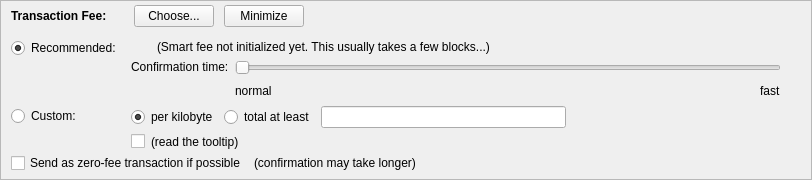
    <widget class="QFrame" name="frameFee">
     <property name="sizePolicy">
      <sizepolicy hsizetype="Expanding" vsizetype="Expanding">
       <horstretch>0</horstretch>
       <verstretch>0</verstretch>
      </sizepolicy>
     </property>
     <property name="maximumSize">
      <size>
       <width>16777215</width>
       <height>16777215</height>
      </size>
     </property>
     <property name="frameShape">
      <enum>QFrame::StyledPanel</enum>
     </property>
     <property name="frameShadow">
      <enum>QFrame::Sunken</enum>
     </property>
     <layout class="QVBoxLayout" name="verticalLayoutFee1">
      <property name="spacing">
       <number>0</number>
      </property>
      <property name="leftMargin">
       <number>0</number>
      </property>
      <property name="topMargin">
       <number>0</number>
      </property>
      <property name="rightMargin">
       <number>0</number>
      </property>
      <property name="bottomMargin">
       <number>0</number>
      </property>
      <item>
       <layout class="QVBoxLayout" name="verticalLayoutFee2" stretch="0,0,0">
        <property name="spacing">
         <number>0</number>
        </property>
        <property name="leftMargin">
         <number>10</number>
        </property>
        <property name="topMargin">
         <number>0</number>
        </property>
        <item>
         <layout class="QHBoxLayout" name="horizontalLayoutFee1">
          <property name="bottomMargin">
           <number>0</number>
          </property>
          <item>
           <layout class="QVBoxLayout" name="verticalLayoutFee7">
            <property name="spacing">
             <number>0</number>
            </property>
            <item>
             <spacer name="verticalSpacerSmartFee">
              <property name="orientation">
               <enum>Qt::Vertical</enum>
              </property>
              <property name="sizeType">
               <enum>QSizePolicy::Fixed</enum>
              </property>
              <property name="sizeHint" stdset="0">
               <size>
                <width>1</width>
                <height>4</height>
               </size>
              </property>
             </spacer>
            </item>
            <item>
             <layout class="QHBoxLayout" name="horizontalLayoutSmartFee">
              <property name="spacing">
               <number>10</number>
              </property>
              <item>
               <widget class="QLabel" name="labelFeeHeadline">
                <property name="sizePolicy">
                 <sizepolicy hsizetype="Preferred" vsizetype="Maximum">
                  <horstretch>0</horstretch>
                  <verstretch>0</verstretch>
                 </sizepolicy>
                </property>
                <property name="font">
                 <font>
                  <weight>75</weight>
                  <bold>true</bold>
                 </font>
                </property>
                <property name="styleSheet">
                 <string notr="true">font-weight:bold;</string>
                </property>
                <property name="text">
                 <string>Transaction Fee:</string>
                </property>
               </widget>
              </item>
              <item>
               <widget class="QLabel" name="labelFeeMinimized">
                <property name="text">
                 <string/>
                </property>
               </widget>
              </item>
              <item>
               <widget class="QPushButton" name="buttonChooseFee">
                <property name="text">
                 <string>Choose...</string>
                </property>
               </widget>
              </item>
              <item>
               <widget class="QPushButton" name="buttonMinimizeFee">
                <property name="toolTip">
                 <string>collapse fee-settings</string>
                </property>
                <property name="text">
                 <string>Minimize</string>
                </property>
               </widget>
              </item>
             </layout>
            </item>
            <item>
             <spacer name="verticalSpacer_5">
              <property name="orientation">
               <enum>Qt::Vertical</enum>
              </property>
              <property name="sizeHint" stdset="0">
               <size>
                <width>1</width>
                <height>1</height>
               </size>
              </property>
             </spacer>
            </item>
           </layout>
          </item>
          <item>
           <spacer name="horizontalSpacer_4">
            <property name="orientation">
             <enum>Qt::Horizontal</enum>
            </property>
            <property name="sizeHint" stdset="0">
             <size>
              <width>40</width>
              <height>20</height>
             </size>
            </property>
           </spacer>
          </item>
         </layout>
        </item>
        <item>
         <widget class="QFrame" name="frameFeeSelection">
          <layout class="QVBoxLayout" name="verticalLayoutFee12">
           <property name="spacing">
            <number>0</number>
           </property>
           <property name="leftMargin">
            <number>0</number>
           </property>
           <property name="topMargin">
            <number>0</number>
           </property>
           <property name="rightMargin">
            <number>0</number>
           </property>
           <property name="bottomMargin">
            <number>0</number>
           </property>
           <item>
            <layout class="QGridLayout" name="gridLayoutFee">
             <property name="topMargin">
              <number>10</number>
             </property>
             <property name="bottomMargin">
              <number>4</number>
             </property>
             <property name="horizontalSpacing">
              <number>10</number>
             </property>
             <property name="verticalSpacing">
              <number>4</number>
             </property>
             <item row="1" column="1">
              <layout class="QVBoxLayout" name="verticalLayoutFee8">
               <property name="spacing">
                <number>6</number>
               </property>
               <item>
                <layout class="QHBoxLayout" name="horizontalLayoutFee13">
                 <item>
                  <widget class="QRadioButton" name="radioCustomPerKilobyte">
                   <property name="toolTip">
                    <string>If the custom fee is set to 1000 satoshis and the transaction is only 250 bytes, then &quot;per kilobyte&quot; only pays 250 satoshis in fee, while &quot;at least&quot; pays 1000 satoshis. For transactions bigger than a kilobyte both pay by kilobyte.</string>
                   </property>
                   <property name="text">
                    <string>per kilobyte</string>
                   </property>
                   <property name="checked">
                    <bool>true</bool>
                   </property>
                   <attribute name="buttonGroup">
                    <string notr="true">groupCustomFee</string>
                   </attribute>
                  </widget>
                 </item>
                 <item>
                  <widget class="QRadioButton" name="radioCustomAtLeast">
                   <property name="toolTip">
                    <string>If the custom fee is set to 1000 satoshis and the transaction is only 250 bytes, then &quot;per kilobyte&quot; only pays 250 satoshis in fee, while &quot;total at least&quot; pays 1000 satoshis. For transactions bigger than a kilobyte both pay by kilobyte.</string>
                   </property>
                   <property name="text">
                    <string>total at least</string>
                   </property>
                   <attribute name="buttonGroup">
                    <string notr="true">groupCustomFee</string>
                   </attribute>
                  </widget>
                 </item>
                 <item>
                  <widget class="BitcoinAmountField" name="customFee"/>
                 </item>
                 <item>
                  <spacer name="horizontalSpacer_6">
                   <property name="orientation">
                    <enum>Qt::Horizontal</enum>
                   </property>
                   <property name="sizeHint" stdset="0">
                    <size>
                     <width>1</width>
                     <height>1</height>
                    </size>
                   </property>
                  </spacer>
                 </item>
                </layout>
               </item>
               <item>
                <layout class="QHBoxLayout" name="horizontalLayoutFee8">
                 <item>
                  <widget class="QCheckBox" name="checkBoxMinimumFee">
                   <property name="toolTip">
                    <string>Paying only the minimum fee is just fine as long as there is less transaction volume than space in the blocks. But be aware that this can end up in a never confirming transaction once there is more demand for gongyicoin transactions than the network can process.</string>
                   </property>
                   <property name="text">
                    <string/>
                   </property>
                  </widget>
                 </item>
                 <item>
                  <widget class="QLabel" name="labelMinFeeWarning">
                   <property name="enabled">
                    <bool>true</bool>
                   </property>
                   <property name="toolTip">
                    <string>Paying only the minimum fee is just fine as long as there is less transaction volume than space in the blocks. But be aware that this can end up in a never confirming transaction once there is more demand for gongyicoin transactions than the network can process.</string>
                   </property>
                   <property name="text">
                    <string>(read the tooltip)</string>
                   </property>
                   <property name="margin">
                    <number>5</number>
                   </property>
                  </widget>
                 </item>
                 <item>
                  <spacer name="horizontalSpacer_2">
                   <property name="orientation">
                    <enum>Qt::Horizontal</enum>
                   </property>
                   <property name="sizeHint" stdset="0">
                    <size>
                     <width>1</width>
                     <height>1</height>
                    </size>
                   </property>
                  </spacer>
                 </item>
                </layout>
               </item>
              </layout>
             </item>
             <item row="0" column="0">
              <layout class="QVBoxLayout" name="verticalLayoutFee4" stretch="0,1">
               <item>
                <widget class="QRadioButton" name="radioSmartFee">
                 <property name="text">
                  <string>Recommended:</string>
                 </property>
                 <property name="checked">
                  <bool>true</bool>
                 </property>
                 <attribute name="buttonGroup">
                  <string notr="true">groupFee</string>
                 </attribute>
                </widget>
               </item>
               <item>
                <spacer name="verticalSpacer_2">
                 <property name="orientation">
                  <enum>Qt::Vertical</enum>
                 </property>
                 <property name="sizeHint" stdset="0">
                  <size>
                   <width>1</width>
                   <height>1</height>
                  </size>
                 </property>
                </spacer>
               </item>
              </layout>
             </item>
             <item row="1" column="0">
              <layout class="QVBoxLayout" name="verticalLayoutFee9" stretch="0,1">
               <item>
                <widget class="QRadioButton" name="radioCustomFee">
                 <property name="text">
                  <string>Custom:</string>
                 </property>
                 <attribute name="buttonGroup">
                  <string notr="true">groupFee</string>
                 </attribute>
                </widget>
               </item>
               <item>
                <spacer name="verticalSpacer_6">
                 <property name="orientation">
                  <enum>Qt::Vertical</enum>
                 </property>
                 <property name="sizeHint" stdset="0">
                  <size>
                   <width>1</width>
                   <height>1</height>
                  </size>
                 </property>
                </spacer>
               </item>
              </layout>
             </item>
             <item row="0" column="1">
              <layout class="QVBoxLayout" name="verticalLayoutFee3" stretch="0,0,1">
               <property name="spacing">
                <number>6</number>
               </property>
               <property name="topMargin">
                <number>2</number>
               </property>
               <item>
                <layout class="QHBoxLayout" name="horizontalLayoutFee12">
                 <item>
                  <widget class="QLabel" name="labelSmartFee">
                   <property name="text">
                    <string/>
                   </property>
                   <property name="margin">
                    <number>2</number>
                   </property>
                  </widget>
                 </item>
                 <item>
                  <widget class="QLabel" name="labelFeeEstimation">
                   <property name="text">
                    <string/>
                   </property>
                  </widget>
                 </item>
                 <item>
                  <widget class="QLabel" name="labelSmartFee2">
                   <property name="text">
                    <string>(Smart fee not initialized yet. This usually takes a few blocks...)</string>
                   </property>
                   <property name="margin">
                    <number>2</number>
                   </property>
                  </widget>
                 </item>
                 <item>
                  <spacer name="horizontalSpacer_5">
                   <property name="orientation">
                    <enum>Qt::Horizontal</enum>
                   </property>
                   <property name="sizeHint" stdset="0">
                    <size>
                     <width>1</width>
                     <height>1</height>
                    </size>
                   </property>
                  </spacer>
                 </item>
                </layout>
               </item>
               <item>
                <layout class="QHBoxLayout" name="horizontalLayoutFee9">
                 <item>
                  <layout class="QVBoxLayout" name="verticalLayoutFee6">
                   <item>
                    <widget class="QLabel" name="labelSmartFee3">
                     <property name="text">
                      <string>Confirmation time:</string>
                     </property>
                     <property name="margin">
                      <number>2</number>
                     </property>
                    </widget>
                   </item>
                   <item>
                    <spacer name="verticalSpacer_3">
                     <property name="orientation">
                      <enum>Qt::Vertical</enum>
                     </property>
                     <property name="sizeHint" stdset="0">
                      <size>
                       <width>1</width>
                       <height>1</height>
                      </size>
                     </property>
                    </spacer>
                   </item>
                  </layout>
                 </item>
                 <item>
                  <layout class="QVBoxLayout" name="verticalLayoutFee5">
                   <property name="rightMargin">
                    <number>30</number>
                   </property>
                   <item>
                    <widget class="QSlider" name="sliderSmartFee">
                     <property name="minimum">
                      <number>0</number>
                     </property>
                     <property name="maximum">
                      <number>24</number>
                     </property>
                     <property name="pageStep">
                      <number>1</number>
                     </property>
                     <property name="value">
                      <number>0</number>
                     </property>
                     <property name="orientation">
                      <enum>Qt::Horizontal</enum>
                     </property>
                     <property name="invertedAppearance">
                      <bool>false</bool>
                     </property>
                     <property name="invertedControls">
                      <bool>false</bool>
                     </property>
                     <property name="tickPosition">
                      <enum>QSlider::NoTicks</enum>
                     </property>
                    </widget>
                   </item>
                   <item>
                    <layout class="QHBoxLayout" name="horizontalLayoutFee10">
                     <item>
                      <widget class="QLabel" name="labelSmartFeeNormal">
                       <property name="text">
                        <string>normal</string>
                       </property>
                      </widget>
                     </item>
                     <item>
                      <spacer name="horizontalSpacer_3">
                       <property name="orientation">
                        <enum>Qt::Horizontal</enum>
                       </property>
                       <property name="sizeHint" stdset="0">
                        <size>
                         <width>40</width>
                         <height>20</height>
                        </size>
                       </property>
                      </spacer>
                     </item>
                     <item>
                      <widget class="QLabel" name="labelSmartFeeFast">
                       <property name="text">
                        <string>fast</string>
                       </property>
                      </widget>
                     </item>
                    </layout>
                   </item>
                  </layout>
                 </item>
                </layout>
               </item>
               <item>
                <spacer name="verticalSpacer_4">
                 <property name="orientation">
                  <enum>Qt::Vertical</enum>
                 </property>
                 <property name="sizeHint" stdset="0">
                  <size>
                   <width>1</width>
                   <height>1</height>
                  </size>
                 </property>
                </spacer>
               </item>
              </layout>
             </item>
            </layout>
           </item>
           <item>
            <layout class="QHBoxLayout" name="horizontalLayoutFee5" stretch="0,0,0">
             <property name="spacing">
              <number>8</number>
             </property>
             <property name="bottomMargin">
              <number>4</number>
             </property>
             <item>
              <widget class="QCheckBox" name="checkBoxFreeTx">
               <property name="text">
                <string>Send as zero-fee transaction if possible</string>
               </property>
              </widget>
             </item>
             <item>
              <widget class="QLabel" name="labelFreeTx">
               <property name="text">
                <string>(confirmation may take longer)</string>
               </property>
               <property name="margin">
                <number>5</number>
               </property>
              </widget>
             </item>
             <item>
              <spacer name="horizontalSpacerFee5">
               <property name="orientation">
                <enum>Qt::Horizontal</enum>
               </property>
               <property name="sizeHint" stdset="0">
                <size>
                 <width>1</width>
                 <height>1</height>
                </size>
               </property>
              </spacer>
             </item>
            </layout>
           </item>
           <item>
            <spacer name="verticalSpacerFee2">
             <property name="orientation">
              <enum>Qt::Vertical</enum>
             </property>
             <property name="sizeHint" stdset="0">
              <size>
               <width>1</width>
               <height>1</height>
              </size>
             </property>
            </spacer>
           </item>
          </layout>
         </widget>
        </item>
        <item>
         <spacer name="verticalSpacerFee">
          <property name="orientation">
           <enum>Qt::Vertical</enum>
          </property>
          <property name="sizeHint" stdset="0">
           <size>
            <width>800</width>
            <height>1</height>
           </size>
          </property>
         </spacer>
        </item>
       </layout>
      </item>
     </layout>
    </widget>
